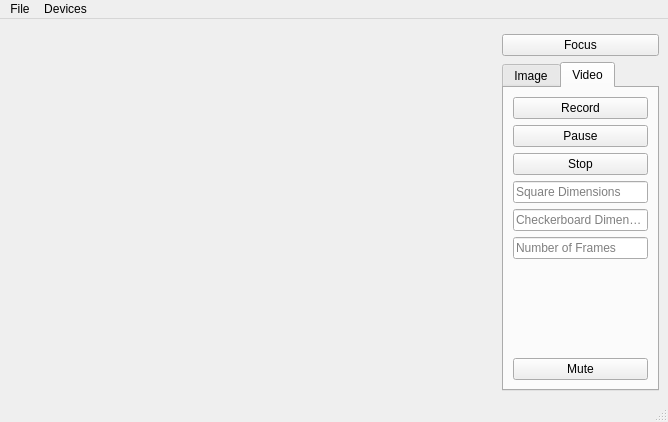
<?xml version="1.0" encoding="UTF-8"?>
<ui version="4.0">
 <class>Camera</class>
 <widget class="QMainWindow" name="Camera">
  <property name="geometry">
   <rect>
    <x>0</x>
    <y>0</y>
    <width>668</width>
    <height>422</height>
   </rect>
  </property>
  <property name="windowTitle">
   <string>Camera</string>
  </property>
  <widget class="QWidget" name="centralwidget">
   <layout class="QGridLayout" name="gridLayout_3">
    <item row="0" column="0" rowspan="3">
     <widget class="QStackedWidget" name="stackedWidget">
      <property name="sizePolicy">
       <sizepolicy hsizetype="Preferred" vsizetype="Preferred">
        <horstretch>1</horstretch>
        <verstretch>0</verstretch>
       </sizepolicy>
      </property>
      <property name="palette">
       <palette>
        <active>
         <colorrole role="Base">
          <brush brushstyle="SolidPattern">
           <color alpha="255">
            <red>255</red>
            <green>255</green>
            <blue>255</blue>
           </color>
          </brush>
         </colorrole>
         <colorrole role="Window">
          <brush brushstyle="SolidPattern">
           <color alpha="255">
            <red>145</red>
            <green>145</green>
            <blue>145</blue>
           </color>
          </brush>
         </colorrole>
        </active>
        <inactive>
         <colorrole role="Base">
          <brush brushstyle="SolidPattern">
           <color alpha="255">
            <red>255</red>
            <green>255</green>
            <blue>255</blue>
           </color>
          </brush>
         </colorrole>
         <colorrole role="Window">
          <brush brushstyle="SolidPattern">
           <color alpha="255">
            <red>145</red>
            <green>145</green>
            <blue>145</blue>
           </color>
          </brush>
         </colorrole>
        </inactive>
        <disabled>
         <colorrole role="Base">
          <brush brushstyle="SolidPattern">
           <color alpha="255">
            <red>145</red>
            <green>145</green>
            <blue>145</blue>
           </color>
          </brush>
         </colorrole>
         <colorrole role="Window">
          <brush brushstyle="SolidPattern">
           <color alpha="255">
            <red>145</red>
            <green>145</green>
            <blue>145</blue>
           </color>
          </brush>
         </colorrole>
        </disabled>
       </palette>
      </property>
      <property name="currentIndex">
       <number>0</number>
      </property>
      <widget class="QWidget" name="viewfinderPage">
       <layout class="QGridLayout" name="gridLayout_5">
        <item row="0" column="0">
         <widget class="QCameraViewfinder" name="viewfinder" native="true"/>
        </item>
       </layout>
      </widget>
      <widget class="QWidget" name="previewPage">
       <layout class="QGridLayout" name="gridLayout_4">
        <item row="0" column="0">
         <widget class="QLabel" name="lastImagePreviewLabel">
          <property name="sizePolicy">
           <sizepolicy hsizetype="Preferred" vsizetype="MinimumExpanding">
            <horstretch>0</horstretch>
            <verstretch>0</verstretch>
           </sizepolicy>
          </property>
          <property name="frameShape">
           <enum>QFrame::Box</enum>
          </property>
          <property name="text">
           <string/>
          </property>
         </widget>
        </item>
       </layout>
      </widget>
     </widget>
    </item>
    <item row="1" column="1" colspan="2">
     <widget class="QPushButton" name="lockButton">
      <property name="text">
       <string>Focus</string>
      </property>
     </widget>
    </item>
    <item row="2" column="1" colspan="2">
     <widget class="QTabWidget" name="captureWidget">
      <property name="currentIndex">
       <number>1</number>
      </property>
      <widget class="QWidget" name="tab_2">
       <attribute name="title">
        <string>Image</string>
       </attribute>
       <layout class="QGridLayout" name="gridLayout">
        <item row="0" column="0">
         <widget class="QPushButton" name="takeImageButton">
          <property name="enabled">
           <bool>false</bool>
          </property>
          <property name="text">
           <string>Capture Photo</string>
          </property>
          <property name="icon">
           <iconset resource="camera.qrc">
            <normaloff>:/images/shutter.svg</normaloff>:/images/shutter.svg</iconset>
          </property>
         </widget>
        </item>
        <item row="1" column="0">
         <spacer name="verticalSpacer_2">
          <property name="orientation">
           <enum>Qt::Vertical</enum>
          </property>
          <property name="sizeHint" stdset="0">
           <size>
            <width>20</width>
            <height>161</height>
           </size>
          </property>
         </spacer>
        </item>
        <item row="2" column="0">
         <widget class="QLabel" name="label">
          <property name="text">
           <string>Exposure Compensation:</string>
          </property>
         </widget>
        </item>
        <item row="3" column="0">
         <widget class="QSlider" name="exposureCompensation">
          <property name="minimum">
           <number>-4</number>
          </property>
          <property name="maximum">
           <number>4</number>
          </property>
          <property name="pageStep">
           <number>2</number>
          </property>
          <property name="orientation">
           <enum>Qt::Horizontal</enum>
          </property>
          <property name="tickPosition">
           <enum>QSlider::TicksAbove</enum>
          </property>
         </widget>
        </item>
       </layout>
      </widget>
      <widget class="QWidget" name="tab">
       <attribute name="title">
        <string>Video</string>
       </attribute>
       <layout class="QGridLayout" name="gridLayout_2">
        <item row="4" column="0">
         <widget class="QLineEdit" name="lineEdit_2">
          <property name="text">
           <string/>
          </property>
          <property name="placeholderText">
           <string>Checkerboard Dimensions</string>
          </property>
         </widget>
        </item>
        <item row="0" column="0">
         <widget class="QPushButton" name="recordButton">
          <property name="text">
           <string>Record</string>
          </property>
         </widget>
        </item>
        <item row="1" column="0">
         <widget class="QPushButton" name="pauseButton">
          <property name="text">
           <string>Pause</string>
          </property>
         </widget>
        </item>
        <item row="3" column="0">
         <widget class="QLineEdit" name="lineEdit">
          <property name="text">
           <string/>
          </property>
          <property name="placeholderText">
           <string>Square Dimensions</string>
          </property>
         </widget>
        </item>
        <item row="7" column="0">
         <widget class="QPushButton" name="muteButton">
          <property name="text">
           <string>Mute</string>
          </property>
          <property name="checkable">
           <bool>true</bool>
          </property>
         </widget>
        </item>
        <item row="2" column="0">
         <widget class="QPushButton" name="stopButton">
          <property name="text">
           <string>Stop</string>
          </property>
         </widget>
        </item>
        <item row="6" column="0">
         <spacer name="verticalSpacer">
          <property name="orientation">
           <enum>Qt::Vertical</enum>
          </property>
          <property name="sizeHint" stdset="0">
           <size>
            <width>20</width>
            <height>76</height>
           </size>
          </property>
         </spacer>
        </item>
        <item row="5" column="0">
         <widget class="QLineEdit" name="lineEdit_3">
          <property name="text">
           <string/>
          </property>
          <property name="placeholderText">
           <string>Number of Frames</string>
          </property>
         </widget>
        </item>
       </layout>
      </widget>
     </widget>
    </item>
   </layout>
  </widget>
  <widget class="QMenuBar" name="menubar">
   <property name="geometry">
    <rect>
     <x>0</x>
     <y>0</y>
     <width>668</width>
     <height>22</height>
    </rect>
   </property>
   <widget class="QMenu" name="menuFile">
    <property name="title">
     <string>File</string>
    </property>
    <addaction name="actionStartCamera"/>
    <addaction name="actionStopCamera"/>
    <addaction name="separator"/>
    <addaction name="actionSettings"/>
    <addaction name="separator"/>
    <addaction name="actionExit"/>
   </widget>
   <widget class="QMenu" name="menuDevices">
    <property name="title">
     <string>Devices</string>
    </property>
   </widget>
   <addaction name="menuFile"/>
   <addaction name="menuDevices"/>
  </widget>
  <widget class="QStatusBar" name="statusbar"/>
  <action name="actionExit">
   <property name="text">
    <string>Exit</string>
   </property>
  </action>
  <action name="actionStartCamera">
   <property name="text">
    <string>Start Camera</string>
   </property>
  </action>
  <action name="actionStopCamera">
   <property name="text">
    <string>Stop Camera</string>
   </property>
  </action>
  <action name="actionSettings">
   <property name="text">
    <string>Settings</string>
   </property>
  </action>
 </widget>
 <customwidgets>
  <customwidget>
   <class>QCameraViewfinder</class>
   <extends>QWidget</extends>
   <header>qcameraviewfinder.h</header>
   <container>1</container>
  </customwidget>
 </customwidgets>
 <resources>
  <include location="camera.qrc"/>
 </resources>
 <connections>
  <connection>
   <sender>recordButton</sender>
   <signal>clicked()</signal>
   <receiver>Camera</receiver>
   <slot>record()</slot>
   <hints>
    <hint type="sourcelabel">
     <x>647</x>
     <y>149</y>
    </hint>
    <hint type="destinationlabel">
     <x>61</x>
     <y>238</y>
    </hint>
   </hints>
  </connection>
  <connection>
   <sender>stopButton</sender>
   <signal>clicked()</signal>
   <receiver>Camera</receiver>
   <slot>stop()</slot>
   <hints>
    <hint type="sourcelabel">
     <x>647</x>
     <y>225</y>
    </hint>
    <hint type="destinationlabel">
     <x>140</x>
     <y>236</y>
    </hint>
   </hints>
  </connection>
  <connection>
   <sender>pauseButton</sender>
   <signal>clicked()</signal>
   <receiver>Camera</receiver>
   <slot>pause()</slot>
   <hints>
    <hint type="sourcelabel">
     <x>647</x>
     <y>187</y>
    </hint>
    <hint type="destinationlabel">
     <x>234</x>
     <y>237</y>
    </hint>
   </hints>
  </connection>
  <connection>
   <sender>actionExit</sender>
   <signal>triggered()</signal>
   <receiver>Camera</receiver>
   <slot>close()</slot>
   <hints>
    <hint type="sourcelabel">
     <x>-1</x>
     <y>-1</y>
    </hint>
    <hint type="destinationlabel">
     <x>154</x>
     <y>130</y>
    </hint>
   </hints>
  </connection>
  <connection>
   <sender>takeImageButton</sender>
   <signal>clicked()</signal>
   <receiver>Camera</receiver>
   <slot>takeImage()</slot>
   <hints>
    <hint type="sourcelabel">
     <x>625</x>
     <y>132</y>
    </hint>
    <hint type="destinationlabel">
     <x>603</x>
     <y>169</y>
    </hint>
   </hints>
  </connection>
  <connection>
   <sender>lockButton</sender>
   <signal>clicked()</signal>
   <receiver>Camera</receiver>
   <slot>toggleLock()</slot>
   <hints>
    <hint type="sourcelabel">
     <x>658</x>
     <y>75</y>
    </hint>
    <hint type="destinationlabel">
     <x>453</x>
     <y>119</y>
    </hint>
   </hints>
  </connection>
  <connection>
   <sender>muteButton</sender>
   <signal>toggled(bool)</signal>
   <receiver>Camera</receiver>
   <slot>setMuted(bool)</slot>
   <hints>
    <hint type="sourcelabel">
     <x>647</x>
     <y>377</y>
    </hint>
    <hint type="destinationlabel">
     <x>5</x>
     <y>280</y>
    </hint>
   </hints>
  </connection>
  <connection>
   <sender>exposureCompensation</sender>
   <signal>valueChanged(int)</signal>
   <receiver>Camera</receiver>
   <slot>setExposureCompensation(int)</slot>
   <hints>
    <hint type="sourcelabel">
     <x>559</x>
     <y>367</y>
    </hint>
    <hint type="destinationlabel">
     <x>665</x>
     <y>365</y>
    </hint>
   </hints>
  </connection>
  <connection>
   <sender>actionSettings</sender>
   <signal>triggered()</signal>
   <receiver>Camera</receiver>
   <slot>configureCaptureSettings()</slot>
   <hints>
    <hint type="sourcelabel">
     <x>-1</x>
     <y>-1</y>
    </hint>
    <hint type="destinationlabel">
     <x>333</x>
     <y>210</y>
    </hint>
   </hints>
  </connection>
  <connection>
   <sender>actionStartCamera</sender>
   <signal>triggered()</signal>
   <receiver>Camera</receiver>
   <slot>startCamera()</slot>
   <hints>
    <hint type="sourcelabel">
     <x>-1</x>
     <y>-1</y>
    </hint>
    <hint type="destinationlabel">
     <x>333</x>
     <y>210</y>
    </hint>
   </hints>
  </connection>
  <connection>
   <sender>actionStopCamera</sender>
   <signal>triggered()</signal>
   <receiver>Camera</receiver>
   <slot>stopCamera()</slot>
   <hints>
    <hint type="sourcelabel">
     <x>-1</x>
     <y>-1</y>
    </hint>
    <hint type="destinationlabel">
     <x>333</x>
     <y>210</y>
    </hint>
   </hints>
  </connection>
 </connections>
 <slots>
  <slot>record()</slot>
  <slot>pause()</slot>
  <slot>stop()</slot>
  <slot>enablePreview(bool)</slot>
  <slot>configureCaptureSettings()</slot>
  <slot>takeImage()</slot>
  <slot>startCamera()</slot>
  <slot>toggleLock()</slot>
  <slot>setMuted(bool)</slot>
  <slot>stopCamera()</slot>
  <slot>setExposureCompensation(int)</slot>
 </slots>
</ui>
